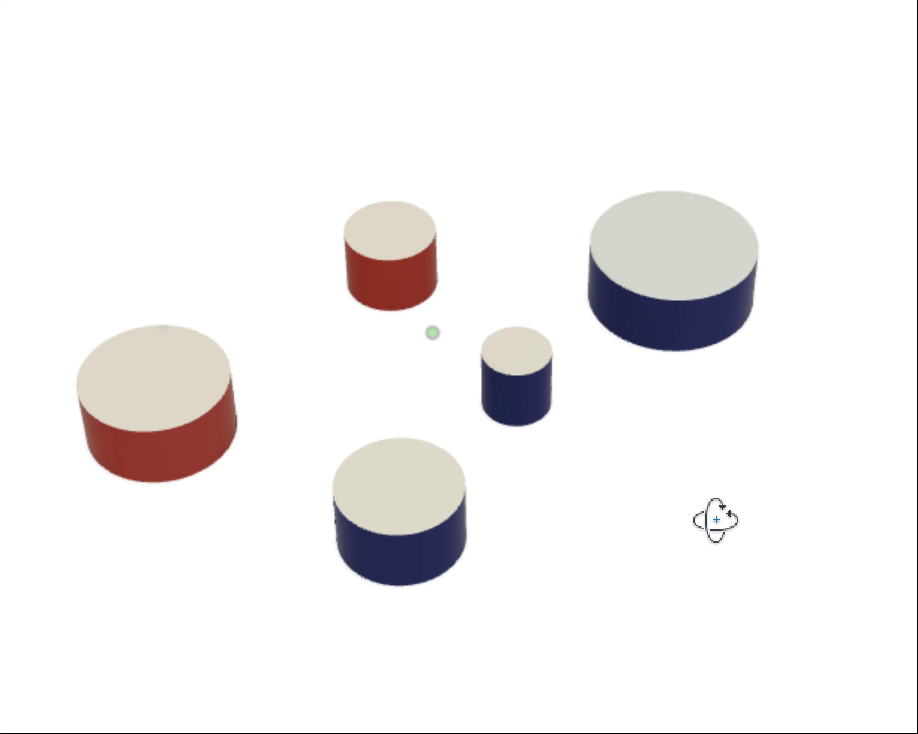
#> input picture frame 37 of Object Detection/Lagori detection/Dataset/lagori.mp4, 918 x 734 px
$ python lagori_detection_video.py
#> lines starting #> are read from the running program, lines starting #| are printed output that depends on the picture; after the words box and inside, x2 and y2 are one past the last pixel; in counts of white or black regions, pixels touching at a corner belong together
import cv2
import numpy as np
from matplotlib import pyplot as plt

import cv2
import time


# define a video capture object
vid = cv2.VideoCapture('D:\Robocon2022\lagori.mp4')

while(True):

    start=time.time()

    ret, img = vid.read()
#> img is the input picture: shape (734, 918, 3); mean B, G, R 242.1, 242.2, 243.9

    def auto_canny(img, sigma=0.33):

        # compute the median of the single channel pixel intensities
#> called with sigma = 0.33
            v = np.median(img)
#> v = 255
        # apply automatic Canny edge detection using the computed median
            lower = int(max(0, (1.0 - sigma) * v))
#> lower = 170
            upper = int(min(255, (1.0 + sigma) * v))
#> upper = 255
            edged = cv2.Canny(img, lower, upper)
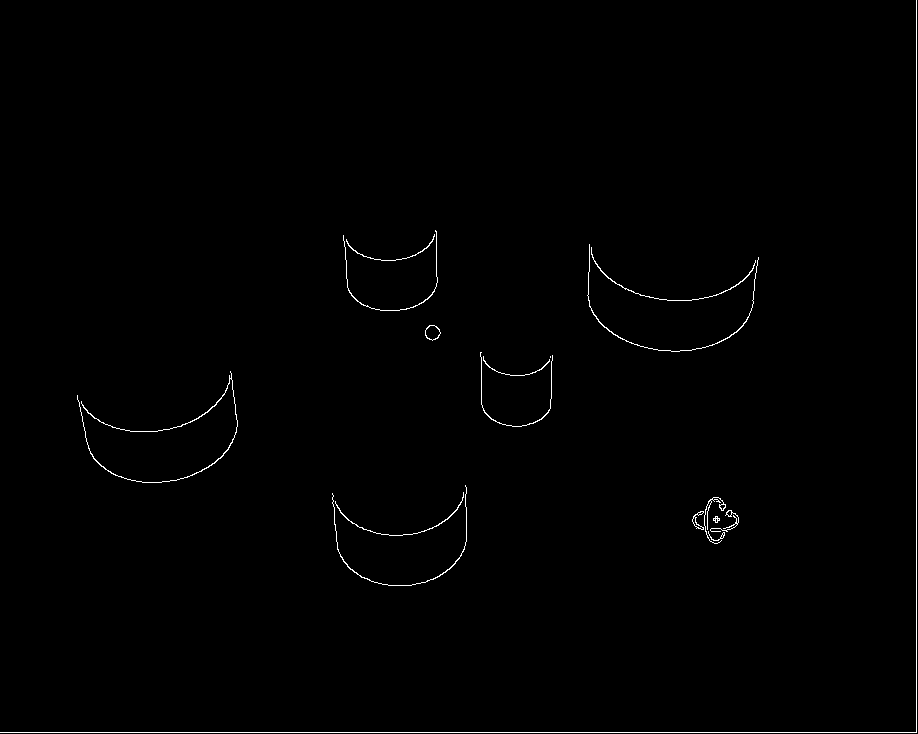
#> edged: shape (734, 918); 0.65% white in thin lines or dots
        # return the edged image
            return edged

    # setting threshold of gray image
    # _, threshold = cv2.threshold(img, 50, 255, cv2.THRESH_BINARY)
    image=auto_canny(img,sigma=0.33)
    # using a findContours() function
    contours, _ = cv2.findContours(image, cv2.RETR_TREE, cv2.CHAIN_APPROX_NONE)
#> contours = 28 contours, 11 with area under 20; largest, box (x1, y1, x2, y2) and area: (425, 325, 441, 341) 168, (425, 325, 441, 341) 154, (77, 371, 238, 483) 103, (692, 511, 704, 530) 60, (591, 247, 756, 301) 55

    # print(contours)
    def find_contour_area(contours):
        area=[]
        for c in contours:
            c_area=cv2.contourArea(c)
            area.append(c_area)
#> this loop made 28 passes
#> c_area on passes 4, 9, 10, 12, 14, 15, 16, 17, 18, 20, 21, 22: 22, 60.5, 38.5, 33.5, 38, 20.5, 45, 47, 103, 20, 25.5, 168
#> after the loop, area = 28 values, max 168 at index 21, min 0 at index 18, mean 36.3
        return area

    print(find_contour_area(contours))
#| [17.0, 7.5, 4.0, 22.0, 2.0, 6.0, 2.0, 2.0, 60.5, 38.5, 12.5, 33.5, 18.5, 38.0, 20.5, 45.0, 47.0, 103.0, 0.0, 20.0, 25.5, 168.0, 154.0, 55.0, 55.0, 29.0, 30.0, 0.5]


    sorted_area=sorted(contours,key=cv2.contourArea,reverse=True)
#> sorted_area has the same summary as contours

    i = 0
    for contour in contours:

        if i == 0:
            i = 1
            continue

            # cv2.approxPloyDP() function to approximate the shape
        approx = cv2.approxPolyDP(contour, 0.01 * cv2.arcLength(contour, True), True)

            # using drawContours() function
        cv2.drawContours(image, [contour], 0, (255, 255, 255), 5)

            # finding center point of shape
        M = cv2.moments(contour)
        if M['m00'] != 0.0:
            x = int(M['m10']/M['m00'])
            y = int(M['m01']/M['m00'])

            # putting shape name at center of each shape
        if len(approx) == 3:
            cv2.putText(image, 'Triangle', (x, y),cv2.FONT_HERSHEY_SIMPLEX, 0.6, (255, 255, 255), 2)

        elif len(approx) == 4:
            cv2.putText(image, 'Quadrilateral', (x, y),cv2.FONT_HERSHEY_SIMPLEX, 0.6, (255, 255, 255), 2)

        elif len(approx) == 5:
            cv2.putText(image, 'Pentagon', (x, y),	cv2.FONT_HERSHEY_SIMPLEX, 0.6, (255, 255, 255), 2)

        elif len(approx) == 6:
            cv2.putText(image, 'Hexagon', (x, y),cv2.FONT_HERSHEY_SIMPLEX, 0.6, (255, 255, 255), 2)

        else:
                # area=cv2.contourArea(image)
            cv2.putText(image,"circle" ,(x, y),cv2.FONT_HERSHEY_SIMPLEX, 0.6, (255, 255, 255), 2)
#> this loop made 28 passes
#> (approx, x, y) on passes 5, 7, 8, 28: ([[717, 519], [718, 518], [719, 519], [718, 520]], 718, 519), ([[713, 519], [714, 518], [715, 519], [714, 520]], 714, 519), ([[715, 517], [716, 516], [717, 517], [716, 518]], 716, 517), ([[916, 0], [915, 732], [0, 732], [916, 732]], 915, 731)
#> (x, y) on passes 2, 3, 4, 6, 9, 10: (721, 536), (723, 533), (716, 519), (716, 520), (697, 520), (696, 523)
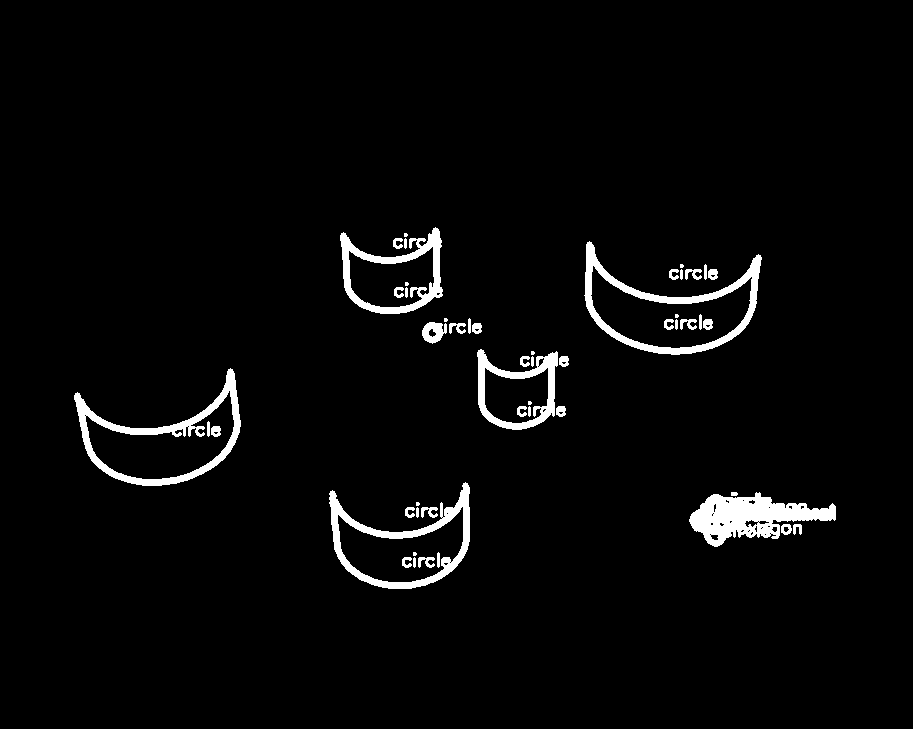
#> image: shape (734, 918); 4.4% white; 52 white regions (9 under 20 px), largest, box (x1, y1, x2, y2) and area: (0, 0, 918, 734) 8235, (689, 492, 836, 547) 4066, (584, 241, 762, 355) 3470
#> after the loop, i = 1

    end=time.time()
    # print(end-start)
    cv2.imshow("img",image)
    if cv2.waitKey(10) & 0xFF == ord('q'):
#> (key q is pressed here)
        break

# After the loop release the cap object
vid.release()
# Destroy all the windows
cv2.destroyAllWindows()

$ run again, starting later in the video
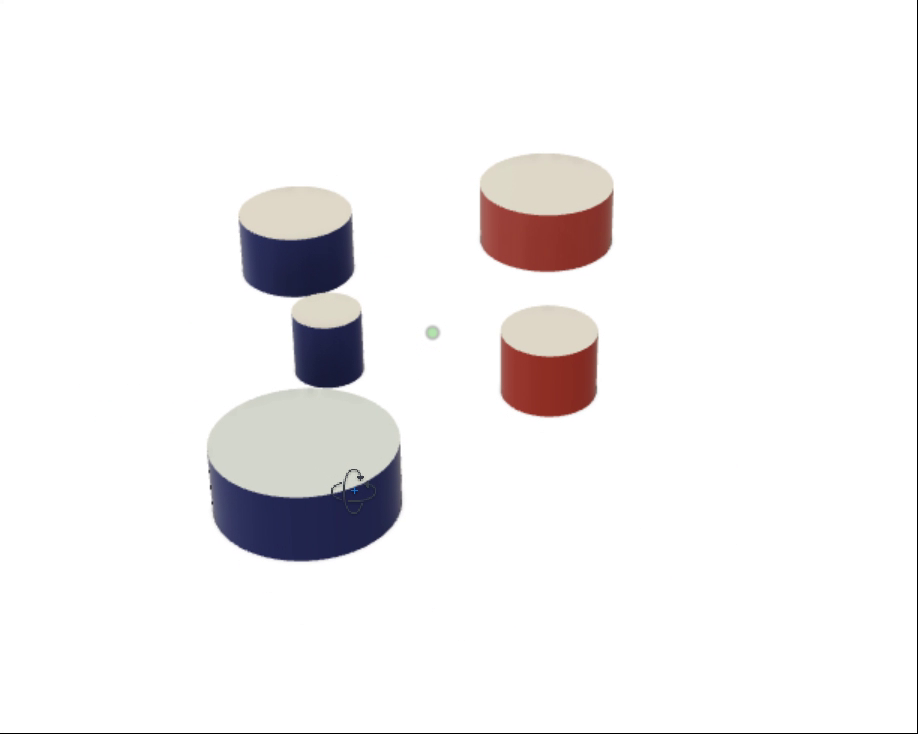
#> input picture frame 169 of Object Detection/Lagori detection/Dataset/lagori.mp4, 918 x 734 px
#> img is the input picture: shape (734, 918, 3); mean B, G, R 241.7, 241.3, 243
#> v = 255
#> lower = 170
#> upper = 255
#> in auto_canny, `edged = cv2.Canny(img, lower, upper)`:
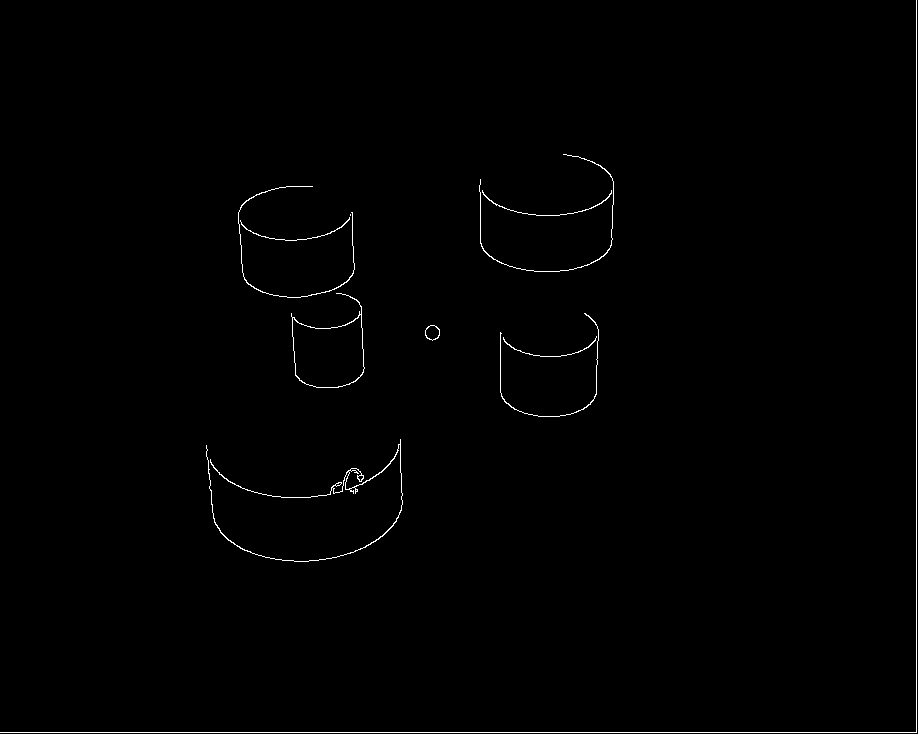
#> edged: shape (734, 918); 0.64% white in thin lines or dots
#> contours = 16 contours, 4 with area under 20; largest, box (x1, y1, x2, y2) and area: (291, 293, 365, 388) 4107, (292, 314, 365, 388) 4064, (206, 439, 403, 562) 181, (425, 325, 440, 341) 165, (425, 325, 440, 341) 152
#> the loop in find_contour_area, `for c in contours:` made 16 passes
#> c_area on passes 1, 4, 5, 6, 7, 8, 9, 10: 181, 20.5, 23, 165, 152, 35.5, 4107, 4064
#> after the loop in find_contour_area, `for c in contours:`: area = [181, 2, 12.5, 20.5, 23, 165, 152, 35.5, 4107, 4064, 26, 0, 32, 46, 46.5, 0.5]
#| [181.0, 2.0, 12.5, 20.5, 23.0, 165.0, 152.0, 35.5, 4107.0, 4064.0, 26.0, 0.0, 32.0, 46.0, 46.5, 0.5]
#> sorted_area has the same summary as contours
#> the loop `for contour in contours: ` made 16 passes
#> (approx, x, y) on passes 2, 16: ([[355, 490], [356, 489], [357, 490], [356, 491]], 356, 490), ([[916, 0], [915, 732], [0, 732], [916, 732]], 915, 731)
#> after the loop `for contour in contours:`:
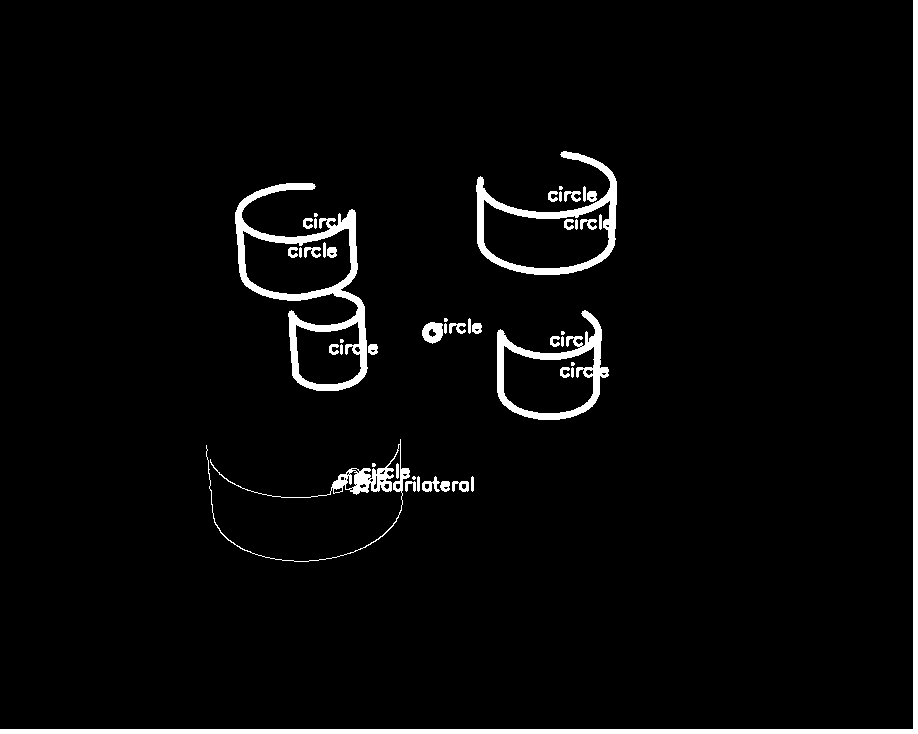
#> image: shape (734, 918); 3.6% white; 48 white regions (8 under 20 px), largest, box (x1, y1, x2, y2) and area: (0, 0, 918, 734) 8235, (235, 183, 368, 391) 5508, (476, 151, 617, 275) 3367
#> after the loop `for contour in contours:`: i = 1

$ run again, starting later in the video
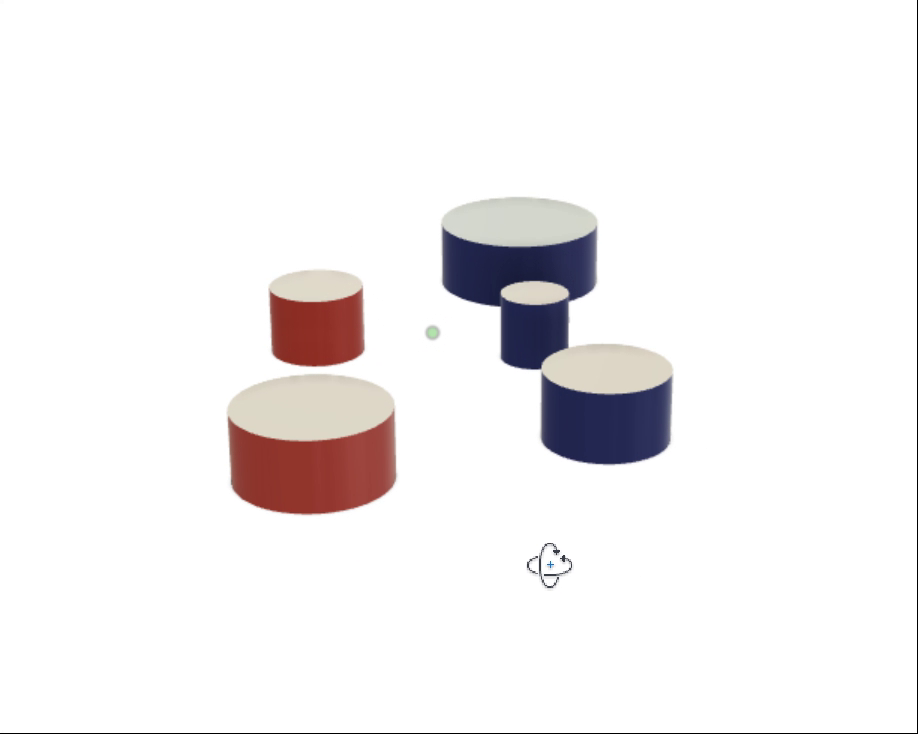
#> input picture frame 300 of Object Detection/Lagori detection/Dataset/lagori.mp4, 918 x 734 px
#> img is the input picture: shape (734, 918, 3); mean B, G, R 241.5, 241, 243.4
#> v = 255
#> lower = 170
#> upper = 255
#> in auto_canny, `edged = cv2.Canny(img, lower, upper)`:
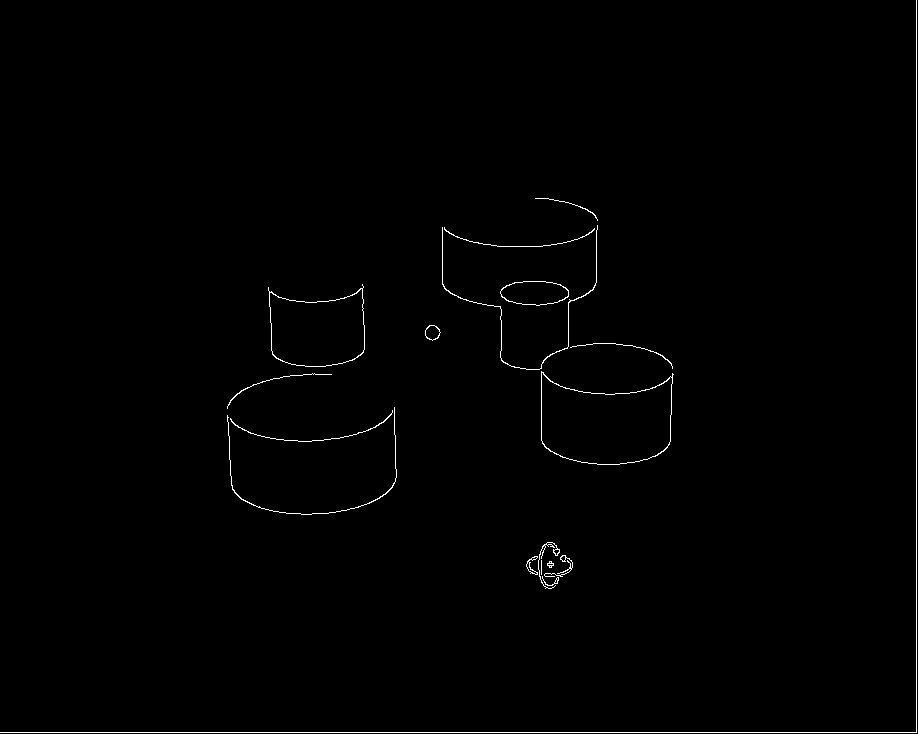
#> edged: shape (734, 918); 0.67% white in thin lines or dots
#> contours = 31 contours, 14 with area under 20; largest, box (x1, y1, x2, y2) and area: (541, 371, 674, 465) 9070, (541, 372, 673, 465) 9022, (268, 284, 365, 367) 5958, (269, 288, 365, 367) 5929, (500, 281, 569, 306) 1282
#> the loop in find_contour_area, `for c in contours:` made 31 passes
#> c_area on passes 4, 9, 10, 12, 14, 15, 16, 17: 22, 60.5, 38.5, 33.5, 38, 20.5, 28, 38
#> after the loop in find_contour_area, `for c in contours:`: area = 31 values, max 9070.5 at index 18, min 0 at index 7, mean 1074.2
#| [17.5, 7.5, 4.0, 22.0, 2.0, 10.0, 2.0, 0.0, 60.5, 38.5, 12.5, 33.5, 18.5, 38.0, 20.5, 28.0, 38.0, 17.5, 9070.5, 9022.0, 12.5, 167.0, 154.0, 5958.5, 5929.0, 1282.5, 1259.5, 17.0, 47.0, 10.5, 0.5]
#> sorted_area has the same summary as contours
#> the loop `for contour in contours: ` made 31 passes
#> (approx, x, y) on passes 5, 7, 31: ([[549, 566], [550, 565], [551, 566], [550, 567]], 550, 566), ([[549, 562], [550, 561], [551, 562], [550, 563]], 550, 562), ([[916, 0], [915, 732], [0, 732], [916, 732]], 915, 731)
#> after the loop `for contour in contours:`:
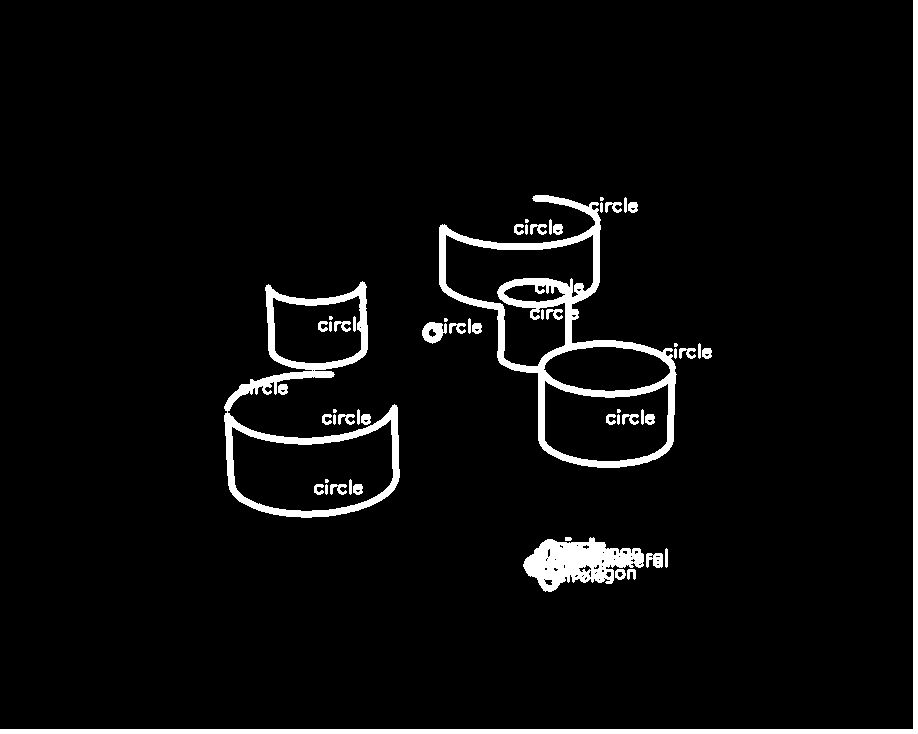
#> image: shape (734, 918); 4.7% white; 56 white regions (8 under 20 px), largest, box (x1, y1, x2, y2) and area: (439, 195, 677, 468) 9458, (0, 0, 918, 734) 8235, (224, 281, 400, 518) 6772
#> after the loop `for contour in contours:`: i = 1
